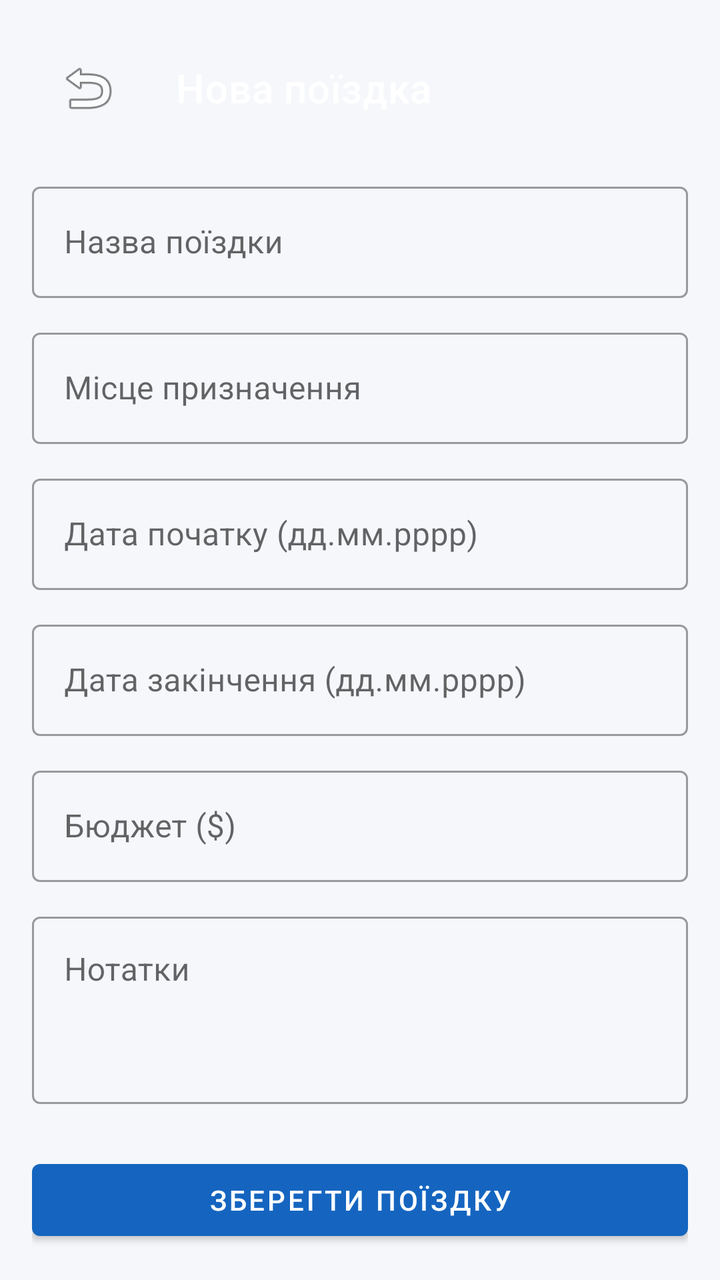
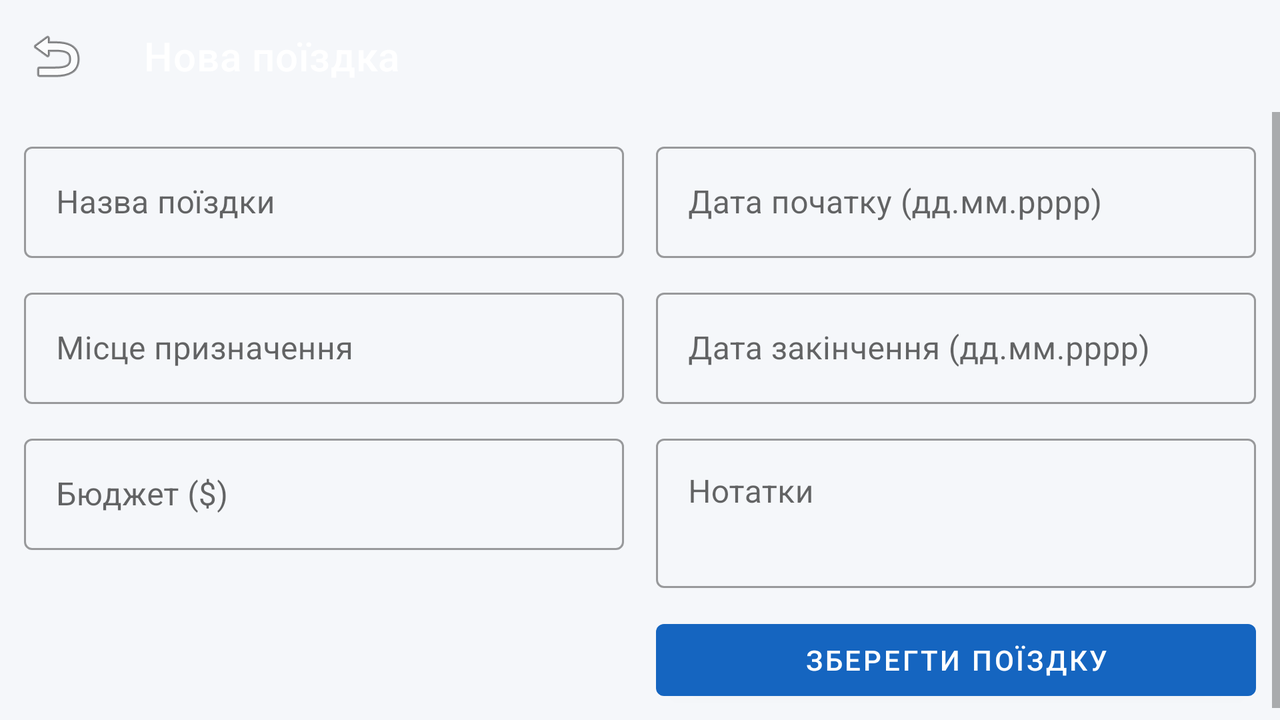

Two renders of one Android screen. The first uses the default layout on a phone; the second uses the alternative layout the repository ships for a different screen configuration, on a matching device. The two XML files are below.
<!-- AndroidManifest.xml: application theme Theme.TripPlanner -->
<!-- res/layout/activity_add_trip.xml -->
<?xml version="1.0" encoding="utf-8"?>
<ScrollView
    xmlns:android="http://schemas.android.com/apk/res/android"
    xmlns:app="http://schemas.android.com/apk/res-auto"
    android:layout_width="match_parent"
    android:layout_height="match_parent"
    android:background="@color/background">

    <LinearLayout
        android:layout_width="match_parent"
        android:layout_height="wrap_content"
        android:orientation="vertical"
        android:padding="16dp">

        <com.google.android.material.appbar.MaterialToolbar
            android:id="@+id/toolbar"
            android:layout_width="match_parent"
            android:layout_height="?attr/actionBarSize"
            app:title="@string/new_trip"
            app:titleTextColor="@color/white"
            app:navigationIcon="@android:drawable/ic_menu_revert" />

        <com.google.android.material.textfield.TextInputLayout
            android:layout_width="match_parent"
            android:layout_height="wrap_content"
            android:layout_marginTop="16dp"
            style="@style/Widget.MaterialComponents.TextInputLayout.OutlinedBox"
            android:hint="@string/trip_title">

            <com.google.android.material.textfield.TextInputEditText
                android:id="@+id/etTitle"
                android:layout_width="match_parent"
                android:layout_height="wrap_content" />

        </com.google.android.material.textfield.TextInputLayout>

        <com.google.android.material.textfield.TextInputLayout
            android:layout_width="match_parent"
            android:layout_height="wrap_content"
            android:layout_marginTop="12dp"
            style="@style/Widget.MaterialComponents.TextInputLayout.OutlinedBox"
            android:hint="@string/trip_destination">

            <com.google.android.material.textfield.TextInputEditText
                android:id="@+id/etDestination"
                android:layout_width="match_parent"
                android:layout_height="wrap_content" />

        </com.google.android.material.textfield.TextInputLayout>

        <com.google.android.material.textfield.TextInputLayout
            android:layout_width="match_parent"
            android:layout_height="wrap_content"
            android:layout_marginTop="12dp"
            style="@style/Widget.MaterialComponents.TextInputLayout.OutlinedBox"
            android:hint="@string/trip_start_date">

            <com.google.android.material.textfield.TextInputEditText
                android:id="@+id/etStartDate"
                android:layout_width="match_parent"
                android:layout_height="wrap_content"
                android:inputType="date" />

        </com.google.android.material.textfield.TextInputLayout>

        <com.google.android.material.textfield.TextInputLayout
            android:layout_width="match_parent"
            android:layout_height="wrap_content"
            android:layout_marginTop="12dp"
            style="@style/Widget.MaterialComponents.TextInputLayout.OutlinedBox"
            android:hint="@string/trip_end_date">

            <com.google.android.material.textfield.TextInputEditText
                android:id="@+id/etEndDate"
                android:layout_width="match_parent"
                android:layout_height="wrap_content"
                android:inputType="date" />

        </com.google.android.material.textfield.TextInputLayout>

        <com.google.android.material.textfield.TextInputLayout
            android:layout_width="match_parent"
            android:layout_height="wrap_content"
            android:layout_marginTop="12dp"
            style="@style/Widget.MaterialComponents.TextInputLayout.OutlinedBox"
            android:hint="@string/trip_budget">

            <com.google.android.material.textfield.TextInputEditText
                android:id="@+id/etBudget"
                android:layout_width="match_parent"
                android:layout_height="wrap_content"
                android:inputType="numberDecimal" />

        </com.google.android.material.textfield.TextInputLayout>

        <com.google.android.material.textfield.TextInputLayout
            android:layout_width="match_parent"
            android:layout_height="wrap_content"
            android:layout_marginTop="12dp"
            style="@style/Widget.MaterialComponents.TextInputLayout.OutlinedBox"
            android:hint="@string/trip_notes">

            <com.google.android.material.textfield.TextInputEditText
                android:id="@+id/etNotes"
                android:layout_width="match_parent"
                android:layout_height="wrap_content"
                android:minLines="3"
                android:gravity="top"
                android:inputType="textMultiLine" />

        </com.google.android.material.textfield.TextInputLayout>

        <Button
            android:id="@+id/btnSave"
            android:layout_width="match_parent"
            android:layout_height="wrap_content"
            android:layout_marginTop="24dp"
            android:text="@string/save_trip" />

    </LinearLayout>

</ScrollView>
<!-- resources referenced by this layout -->
<resources>
  <color name="background">#F5F7FA</color>
  <color name="white">#FFFFFFFF</color>
  <string name="new_trip">Нова поїздка</string>
  <string name="save_trip">Зберегти поїздку</string>
  <string name="trip_budget">Бюджет ($)</string>
  <string name="trip_destination">Місце призначення</string>
  <string name="trip_end_date">Дата закінчення (дд.мм.рррр)</string>
  <string name="trip_notes">Нотатки</string>
  <string name="trip_start_date">Дата початку (дд.мм.рррр)</string>
  <string name="trip_title">Назва поїздки</string>
  <style name="Theme.TripPlanner" parent="Theme.MaterialComponents.Light.NoActionBar">
          <item name="colorPrimary">@color/primary</item>
          <item name="colorPrimaryVariant">@color/primary_dark</item>
          <item name="colorOnPrimary">@color/white</item>
          <item name="colorSecondary">@color/accent</item>
          <item name="colorOnSecondary">@color/white</item>
          <item name="android:statusBarColor">@color/primary_dark</item>
      </style>
  <color name="primary">#1565C0</color>
  <color name="primary_dark">#0D47A1</color>
  <color name="accent">#FF8F00</color>
</resources>
<!-- res/layout-land/activity_add_trip.xml (the repository's variant of the layout above) -->
<!-- drawn on the phone turned sideways -->
<?xml version="1.0" encoding="utf-8"?>
<LinearLayout
    xmlns:android="http://schemas.android.com/apk/res/android"
    xmlns:app="http://schemas.android.com/apk/res-auto"
    android:layout_width="match_parent"
    android:layout_height="match_parent"
    android:orientation="vertical"
    android:background="@color/background">

    <com.google.android.material.appbar.MaterialToolbar
        android:id="@+id/toolbar"
        android:layout_width="match_parent"
        android:layout_height="?attr/actionBarSize"
        app:title="@string/new_trip"
        app:titleTextColor="@color/white"
        app:navigationIcon="@android:drawable/ic_menu_revert" />

    <ScrollView
        android:layout_width="match_parent"
        android:layout_height="0dp"
        android:layout_weight="1">

        <LinearLayout
            android:layout_width="match_parent"
            android:layout_height="wrap_content"
            android:orientation="horizontal"
            android:padding="12dp">

            
            <LinearLayout
                android:layout_width="0dp"
                android:layout_height="wrap_content"
                android:layout_weight="1"
                android:orientation="vertical"
                android:paddingEnd="8dp">

                <com.google.android.material.textfield.TextInputLayout
                    android:layout_width="match_parent"
                    android:layout_height="wrap_content"
                    android:layout_marginBottom="12dp"
                    style="@style/Widget.MaterialComponents.TextInputLayout.OutlinedBox"
                    android:hint="@string/trip_title">

                    <com.google.android.material.textfield.TextInputEditText
                        android:id="@+id/etTitle"
                        android:layout_width="match_parent"
                        android:layout_height="wrap_content" />

                </com.google.android.material.textfield.TextInputLayout>

                <com.google.android.material.textfield.TextInputLayout
                    android:layout_width="match_parent"
                    android:layout_height="wrap_content"
                    android:layout_marginBottom="12dp"
                    style="@style/Widget.MaterialComponents.TextInputLayout.OutlinedBox"
                    android:hint="@string/trip_destination">

                    <com.google.android.material.textfield.TextInputEditText
                        android:id="@+id/etDestination"
                        android:layout_width="match_parent"
                        android:layout_height="wrap_content" />

                </com.google.android.material.textfield.TextInputLayout>

                <com.google.android.material.textfield.TextInputLayout
                    android:layout_width="match_parent"
                    android:layout_height="wrap_content"
                    style="@style/Widget.MaterialComponents.TextInputLayout.OutlinedBox"
                    android:hint="@string/trip_budget">

                    <com.google.android.material.textfield.TextInputEditText
                        android:id="@+id/etBudget"
                        android:layout_width="match_parent"
                        android:layout_height="wrap_content"
                        android:inputType="numberDecimal" />

                </com.google.android.material.textfield.TextInputLayout>

            </LinearLayout>

            
            <LinearLayout
                android:layout_width="0dp"
                android:layout_height="wrap_content"
                android:layout_weight="1"
                android:orientation="vertical"
                android:paddingStart="8dp">

                <com.google.android.material.textfield.TextInputLayout
                    android:layout_width="match_parent"
                    android:layout_height="wrap_content"
                    android:layout_marginBottom="12dp"
                    style="@style/Widget.MaterialComponents.TextInputLayout.OutlinedBox"
                    android:hint="@string/trip_start_date">

                    <com.google.android.material.textfield.TextInputEditText
                        android:id="@+id/etStartDate"
                        android:layout_width="match_parent"
                        android:layout_height="wrap_content"
                        android:inputType="date" />

                </com.google.android.material.textfield.TextInputLayout>

                <com.google.android.material.textfield.TextInputLayout
                    android:layout_width="match_parent"
                    android:layout_height="wrap_content"
                    android:layout_marginBottom="12dp"
                    style="@style/Widget.MaterialComponents.TextInputLayout.OutlinedBox"
                    android:hint="@string/trip_end_date">

                    <com.google.android.material.textfield.TextInputEditText
                        android:id="@+id/etEndDate"
                        android:layout_width="match_parent"
                        android:layout_height="wrap_content"
                        android:inputType="date" />

                </com.google.android.material.textfield.TextInputLayout>

                <com.google.android.material.textfield.TextInputLayout
                    android:layout_width="match_parent"
                    android:layout_height="wrap_content"
                    style="@style/Widget.MaterialComponents.TextInputLayout.OutlinedBox"
                    android:hint="@string/trip_notes">

                    <com.google.android.material.textfield.TextInputEditText
                        android:id="@+id/etNotes"
                        android:layout_width="match_parent"
                        android:layout_height="wrap_content"
                        android:minLines="2"
                        android:gravity="top"
                        android:inputType="textMultiLine" />

                </com.google.android.material.textfield.TextInputLayout>

                <Button
                    android:id="@+id/btnSave"
                    android:layout_width="match_parent"
                    android:layout_height="wrap_content"
                    android:layout_marginTop="12dp"
                    android:text="@string/save_trip" />

            </LinearLayout>

        </LinearLayout>

    </ScrollView>

</LinearLayout>
